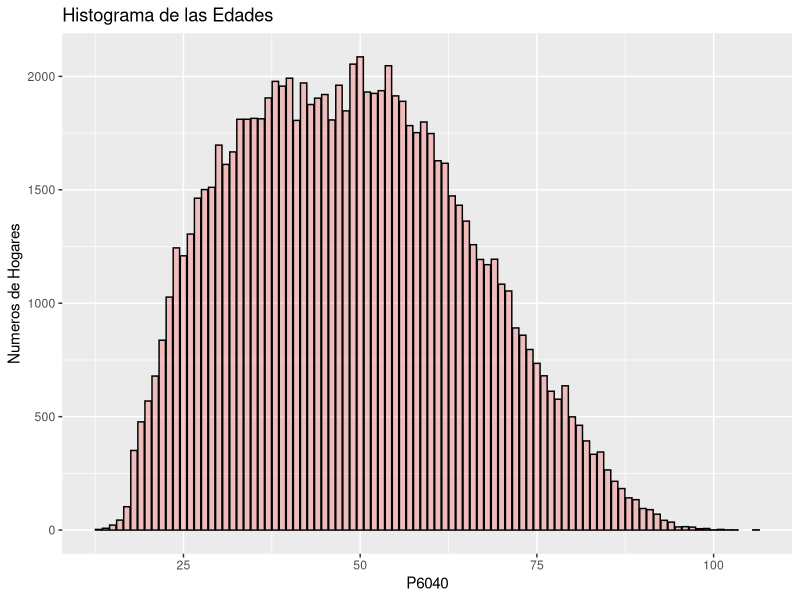
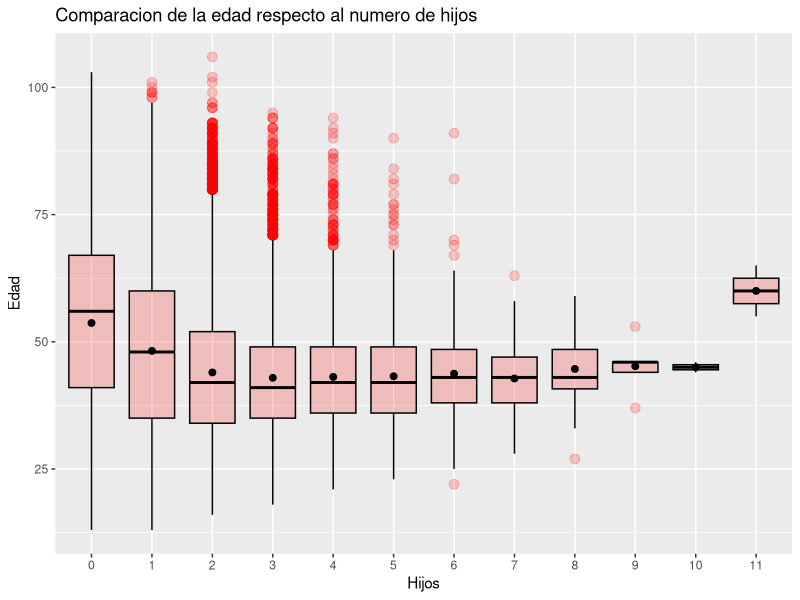
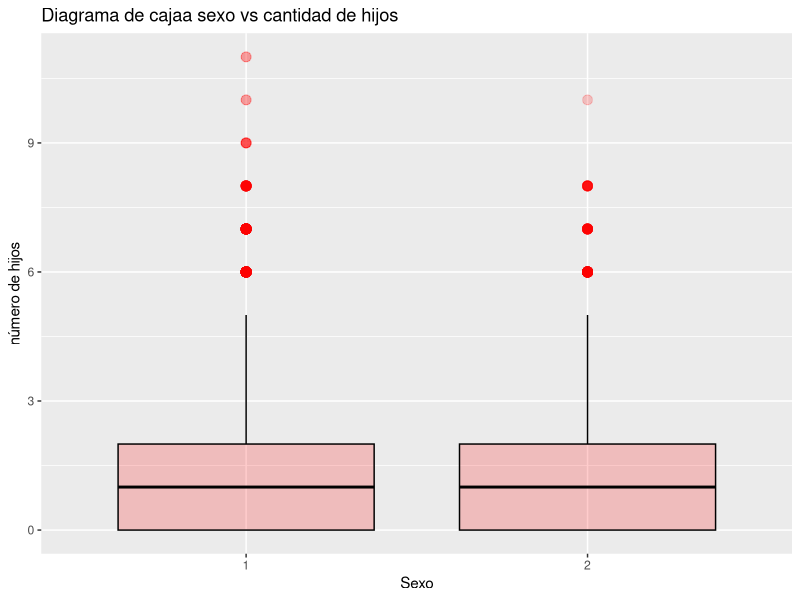
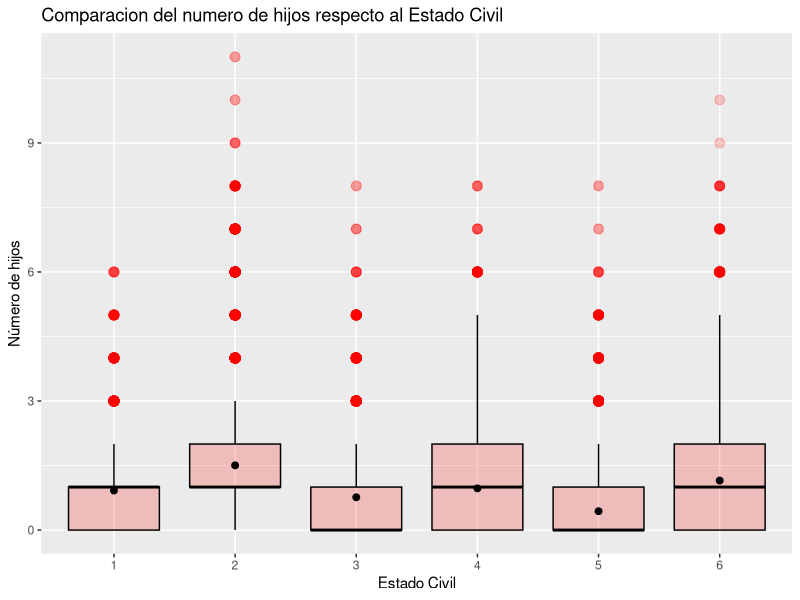
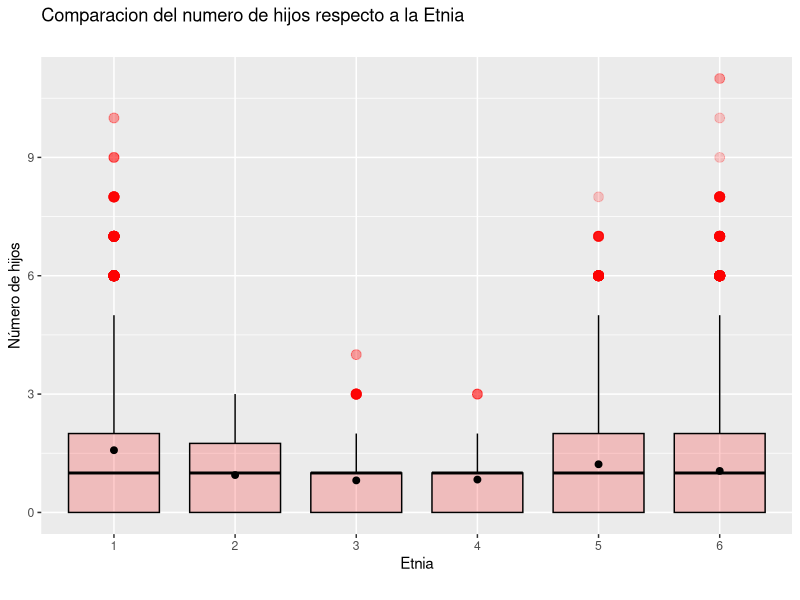
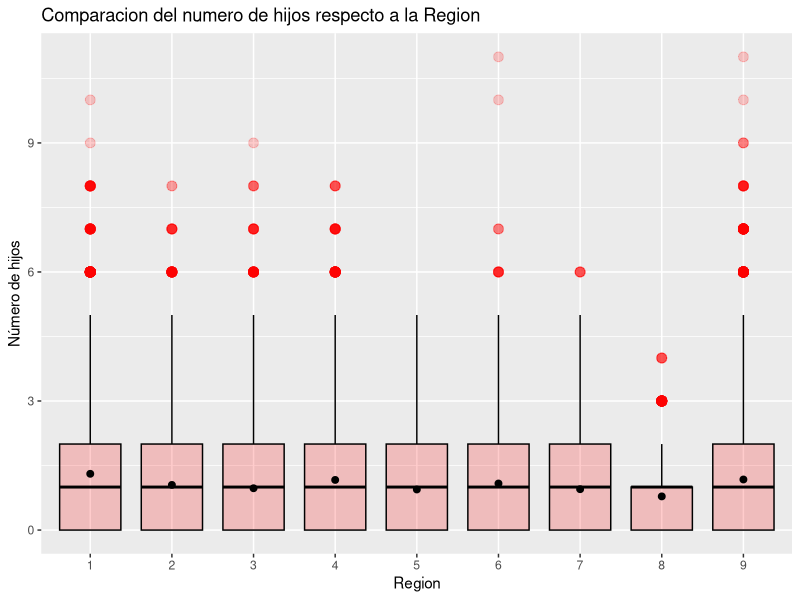
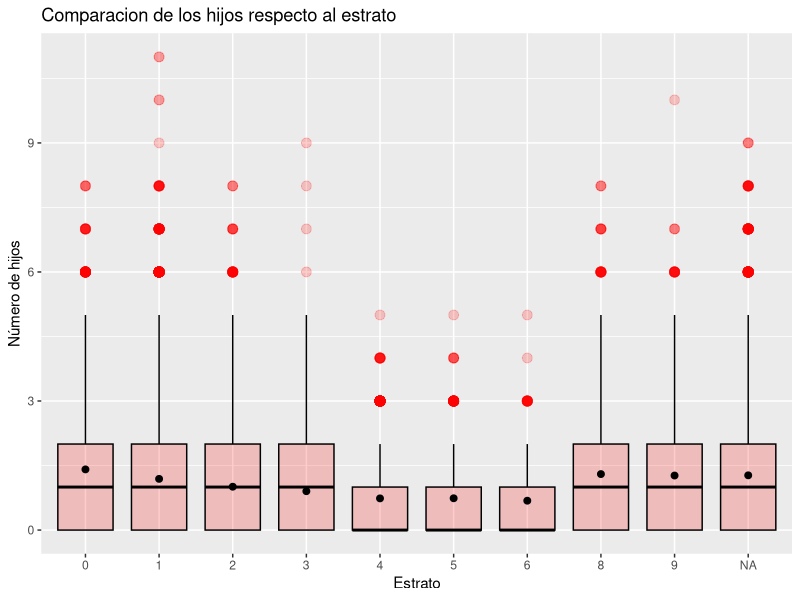
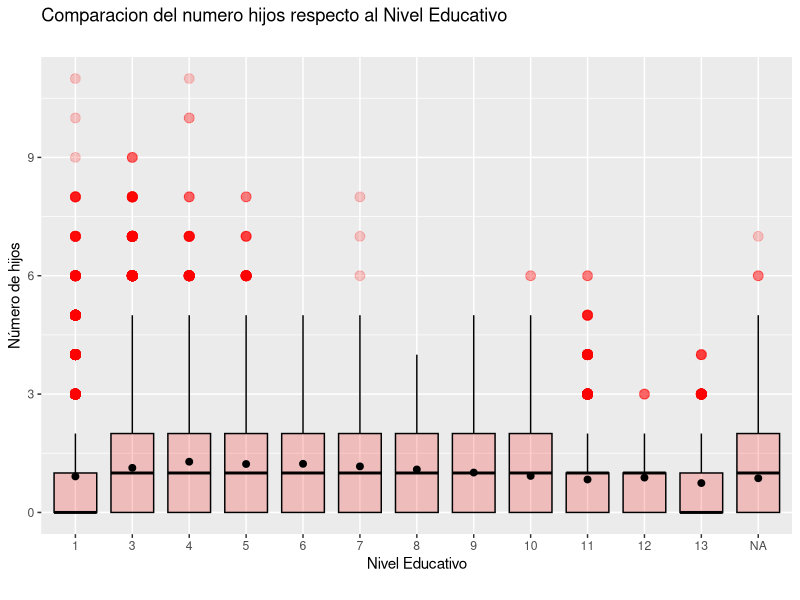

The R script that drew these images, in order:
## ---- chunk 1
library(dplyr)
library(knitr)
library(ggplot2)
## ---- chunk 2
#Lectura de la base de datos
labeled <- read.csv("../db/labeled_input.csv", header = TRUE, sep = ",")
data <- data.frame(labeled)
## ---- chunk 3
#data_n variables numericas
data_n  <- data %>% select(P6040, I_HOGAR, CANT_PERSONAS_HOGAR, HIJOS)
#data_c variables categoricas 
data_c  <- data %>% select(P6020, P5502, P6080, P8587, REGION, P8520S1A1)

#Nombres de las columnas de data_n y data_c 
colnamesdatan <- c("Edad", "Ingreso mensual del Hogar", "Personas en el hogar", "Hijos")
colnamesdatac <- c("Sexo", "Estado civil", "Etnia", "Nivel Educativo", "Region", "Estrato")

#calculo de la desviacion estandar 
sd_f <- function(data) {
  sd(data, na.rm = TRUE)
}

#Resumen numericos 
kable(summary(data_n), caption = "Medidas de localizacion", col.names = colnamesdatan)
kable(t(apply(data_n, 2, sd_f)), caption = "Desviaciones Estandar", col.names = colnamesdatan)

## ---- chunk 4
ggplot(data,aes(x=P6040))+
  geom_bar(color="black",fill="red", alpha=0.2)+
  labs(title = "Histograma de las Edades")+
  ylab("Numeros de Hogares")
## ---- chunk 5
ggplot(data, aes(x=factor(HIJOS), y=data_n$P6040))+
  geom_boxplot(color='black',fill='red',alpha=0.2,notch = F,notchwidth = 0.8,
               outlier.colour = 'red',outlier.fill = 'red',outlier.size = 3)+
  labs(title = 'Comparacion de la edad respecto al numero de hijos',
       x = 'Hijos', y='Edad',color=NULL)+
  stat_summary(fun=mean,geom='point',shape=21,size=2,color='black',fill='black')
## ---- chunk 6
#Formato en tipo de tabla 
table_f <- function(data, colname) {
  frec <- as.data.frame(table(data))
  frec_abs <- as.data.frame(prop.table(table(data)))
  colnames(frec) <- c(colname, "Frecuencia")
  colnames(frec_abs) <- c(colname, "Frecuencia.Abs. ")
  frecuency <- merge(frec, frec_abs, by = colname)
  return(kable(frecuency))
}

#tabla de la variable sexo
table_f(data$P6020, 'Sexo')
## ---- chunk 7
 ggplot(data_c, aes(x=factor(P6020), y=data_n$HIJOS))+
  geom_boxplot(color='black',fill='red',alpha=0.2,
               outlier.colour = 'red',outlier.fill = 'red',outlier.size = 3)+
  labs(title = 'Diagrama de cajaa sexo vs cantidad de hijos',
       x = 'Sexo', y='número de hijos',color=NULL)
## ---- chunk 8
#table de la variable Estado Civil
table_f(data$P5502, 'Estado Civil')
## ---- chunk 9
ggplot(data, aes(x=factor(P5502), y=data_n$HIJOS))+
  geom_boxplot(color='black',fill='red',alpha=0.2,notch = F,notchwidth = 0.8,
               outlier.colour = 'red',outlier.fill = 'red',outlier.size = 3)+
  labs(title = 'Comparacion del numero de hijos respecto al Estado Civil',
       x = 'Estado Civil', y='Número de hijos',color=NULL)+
  stat_summary(fun=mean,geom='point',shape=21,size=2,color='black',fill='black')
## ---- chunk 10

#tabla de la variable Etnia
table_f(data$P6080, 'Etnia')
## ---- chunk 11
ggplot(data, aes(x=factor(P6080), y=data_n$HIJOS))+
  geom_boxplot(color='black',fill='red',alpha=0.2,notch = F,notchwidth = 0.8,
               outlier.colour = 'red',outlier.fill = 'red',outlier.size = 3)+
  labs(title = 'Comparacion del numero de hijos respecto a la Etnia',subtitle = ' ',caption = ' ',
       x = 'Etnia', y='Número de hijos',color=NULL)+
  #theme_elegante()+
  stat_summary(fun=mean,geom='point',shape=21,size=2,color='black',fill='black')
## ---- chunk 12
#tabla de la variable Region 
table_f(data$REGION, 'Region')
## ---- chunk 13
ggplot(data_c, aes(x=factor(REGION), y=data_n$HIJOS))+
  geom_boxplot(color='black',fill='red',alpha=0.2,notch = F,notchwidth = 0.8,
               outlier.colour = 'red',outlier.fill = 'red',outlier.size = 3)+
  labs(title = 'Comparacion del numero de hijos respecto a la Region',
       x = 'Region', y='Número de hijos',color=NULL)+
  stat_summary(fun=mean,geom='point',shape=21,size=2,color='black',fill='black')
## ---- chunk 14
#tabla de la variable Estrato
table_f(data$P8520S1A1, 'Estrato')
## ---- chunk 15
ggplot(data_c, aes(x=factor(P8520S1A1), y=data_n$HIJOS))+
  geom_boxplot(color='black',fill='red',alpha=0.2,notch = F,notchwidth = 0.8,
               outlier.colour = 'red',outlier.fill = 'red',outlier.size = 3)+
  labs(title = 'Comparacion de los hijos respecto al estrato',
       x = 'Estrato', y='Número de hijos',color=NULL)+
  stat_summary(fun=mean,geom='point',shape=21,size=2,color='black',fill='black')
## ---- chunk 16
#tabla de la variable Educacion
table_f(data$P8587, 'Nivel Educación')
## ---- chunk 17
ggplot(data_c, aes(x=factor(P8587), y=data_n$HIJOS))+
  geom_boxplot(color='black',fill='red',alpha=0.2,notch = F,notchwidth = 0.8,
               outlier.colour = 'red',outlier.fill = 'red',outlier.size = 3)+
  labs(title = 'Comparacion del numero hijos respecto al Nivel Educativo',subtitle = ' ',caption = ' ',
       x = 'Nivel Educativo', y='Número de hijos',color=NULL)+
  stat_summary(fun=mean,geom='point',shape=21,size=2,color='black',fill='black')
## ---- chunk 18
#ggplot(data_n,aes(x=HIJOS))+
#  geom_bar(color="black",fill="red", alpha=0.2)+
#   labs(title = "Diagrama de barras Hijos")+
#  ylab("Numeros de Hogares")
## ---- chunk 19

#Grid de tamaño 2x3 
par(mfrow = c(2, 3))


hist(data_n$P6040, main = "Edad", xlab = "Años", ylab = "Frecuencia Relativa")

boxplot(data_n$I_HOGAR, main = "Ingresos Mensuales en el Hogar", xlab = "Pesos Colombianos",
        ylim = c(0, 10000000))


t_estrato <- table(data_c$P8520S1A1)
g_estrato <- barplot(t_estrato,
                     main = "Estrato",
                     ylab = "Frecuencia Relativa",
                     las = 1)


hist(data_n$CANT_PERSONAS_HOGAR, main = "Personas en el Hogar", xlab = "Numero de hijos",
      ylab = "Frecuencia Relativa")

hist(data_n$HIJOS, main = "Hijos", xlab = "Numeros de hijos", ylab ="Frecuencia Relativa")


t_sexo <-prop.table(table(data_c$P6020))
g_sexo <- barplot(t_sexo, 
        col = c("gray", "pink"),
        main = "Sexo",
        ylab = "Frecuencia Relativa",
        ylim = c(0, 0.8),
        las = 1,
        legend.text = c ("Hombre", "Mujer"))

text(x = g_sexo,  y=t_sexo, pos=3, cex=0.8, col="black",
     label=round(t_sexo, 4))

## ---- chunk 20
#data_n %>% select(I_HOGAR) %>% filter(I_HOGAR < 100000000) %>% count()
## ---- chunk 21
data_s <- data %>% select(P6040, P5502, P6020,  P8587, REGION,  P8520S1A1, HIJOS,)
colnames(data_s) <- c("Estado Civil", "Sexo", "Educacion", "Region", "Estrato", "Hijos")

panel.hist <- function(x, ...)
{
    usr <- par("usr"); on.exit(par(usr))
    par(usr = c(usr[1:2], 0, 1.5) )
    h <- hist(x, plot = FALSE)
    breaks <- h$breaks; nB <- length(breaks)
    y <- h$counts; y <- y/max(y)
    rect(breaks[-nB], 0, breaks[-1], y, col = "red", ...) #col="cyan"
}
panel.cor <- function(x, y, digits = 2, prefix = "", cex.cor, ...)
{
    usr <- par("usr"); on.exit(par(usr))
    par(usr = c(0, 1, 0, 1))
    r <- abs(cor(x, y))
    txt <- format(c(r, 0.123456789), digits = digits)[1]
    txt <- paste0(prefix, txt)
    if(missing(cex.cor)) cex.cor <- 0.8/strwidth(txt)
    text(0.5, 0.5, txt, cex = cex.cor * r)
}

pairs(data_s,lower.panel = panel.smooth, upper.panel = panel.cor,diag.panel = panel.hist)
## ---- chunk 22
data_s2 <- data %>% select(P6040, I_HOGAR, CANT_PERSONAS_HOGAR, HIJOS)
colnames(data_s2) <- c("Edad", "Ingresos del Hogar", "#Personas en el Hogar", "Hijos")

panel.hist <- function(x, ...)
{
    usr <- par("usr"); on.exit(par(usr))
    par(usr = c(usr[1:2], 0, 1.5) )
    h <- hist(x, plot = FALSE)
    breaks <- h$breaks; nB <- length(breaks)
    y <- h$counts; y <- y/max(y)
    rect(breaks[-nB], 0, breaks[-1], y, col = "gray", ...)
}
panel.cor <- function(x, y, digits = 2, prefix = "", cex.cor, ...)
{
    usr <- par("usr"); on.exit(par(usr))
    par(usr = c(0, 1, 0, 1))
    r <- abs(cor(x, y))
    txt <- format(c(r, 0.123456789), digits = digits)[1]
    txt <- paste0(prefix, txt)
    if(missing(cex.cor)) cex.cor <- 0.8/strwidth(txt)
    text(0.5, 0.5, txt, cex = cex.cor * r)
}

pairs(data_s2,lower.panel = panel.smooth, upper.panel = panel.cor,diag.panel = panel.hist)
## ---- chunk 23
kable(cor(x=data$CANT_PERSONAS_HOGAR, y=data$HIJOS), col.names = "Correlación de las Personas del Hogar entre el Número de Hijos", align = rep('l', 1))

